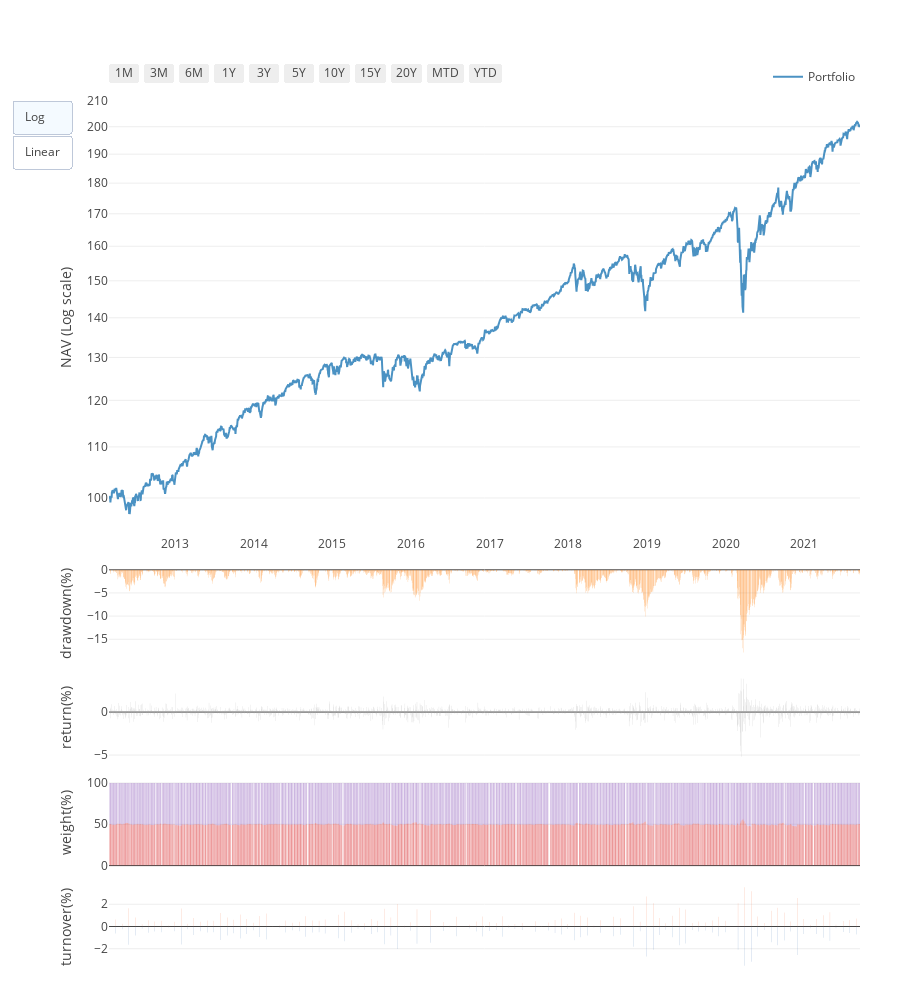
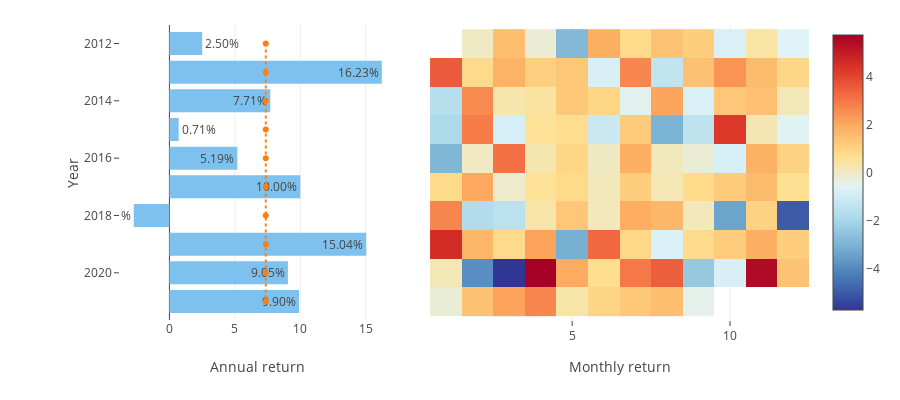

Write notebook code for charts like these, in order.
### Code cell
import FinanceDataReader as fdr
import pandas as pd
import snowball as sb

def getStockData(stcklist = ['360200', '304940']):
  stocks = stcklist

  data = pd.DataFrame()
  for stock in stocks:

    if data.empty:
      df1 = pd.DataFrame(fdr.DataReader(stock)['Close'])
      df1 = df1.reset_index()
      df1.set_index('Date', inplace=True)
      df1.columns = [stock]
      data = df1

    else:
      df2 = pd.DataFrame(fdr.DataReader(stock)['Close'])
      df2 = df2.reset_index()
      df2.set_index('Date', inplace=True)
      df2.columns = [stock]
      data = data.join(df2, on='Date', how='left')

  df_dop_row = data.dropna(axis=0)
  print(data.head())
  print('-- DROP none data --')
  print(df_dop_row.head())
  print(df_dop_row.tail())
  data = df_dop_row

  return data

def drawGraph(df):
  import itertools
  import numpy as np

  df['addone'] = df['return']+1
  monthly_income = df['addone'].to_list()
  result = np.cumprod(monthly_income)
  df['stocks'] = result
  df.head().to_csv('head.csv')
  df.tail().to_csv('tail.csv')

  import matplotlib.pyplot as plt
  df.plot(kind='line', y='stocks', color='red', figsize=(20, 5))
  plt.show()

def showInfo(bal64):
  df_stats = pd.DataFrame.from_dict(bal64.stats, orient='index', columns=['Portfolio'])
  df_stats_transposed = df_stats.T
  df_stats_transposed

def getBackTest(stock_weight={'360200':0.5, '304940':0.5}, pstart = None):

  stocklist = list(stock_weight)
  data = getStockData(stocklist) 

  bal64 = sb.backtest(prices=data, 
                      schedule='EOM', 
                      weight=stock_weight,
                      start = pstart)
                        
  bal64.report()

  drawGraph(bal64.returns)

# getBackTest({'360200':0.5, '304940':0.5})
# getBackTest({'219480':0.5, '133690':0.5}, pstart = "2020-08-31")
# getBackTest({'219480':0, '133690':1}, pstart = "2020-08-31")
# getBackTest({'360200':0, '304940':1}, pstart = "2020-08-31")
getBackTest({'SPY':0.5, '153130':0.5})

### Figure 1 — Plotly figure (JSON) as saved in the notebook; plotly's stock layout.template omitted (floating-point values rounded to 4 significant figures; data arrays with more than 128 entries replaced by an {"elided": "..."} marker saying what was removed)
{"data": [{"opacity": 0.8, "name": "Portfolio", "yaxis": "y", "y": {"elided": "2283 float values"}, "x": {"elided": "2283 str values"}, "type": "scatter"}, {"opacity": 0.8, "showlegend": false, "name": "drawdown", "yaxis": "y2", "y": {"elided": "2283 float values"}, "x": {"elided": "2283 str values"}, "type": "bar"}, {"opacity": 0.8, "showlegend": false, "name": "daily return", "yaxis": "y3", "y": {"elided": "2283 float values"}, "marker": {"color": "rgb(169,169,169)"}, "x": {"elided": "2283 str values"}, "type": "bar"}, {"opacity": 0.8, "showlegend": false, "name": "153130", "yaxis": "y4", "y": {"elided": "2283 float values"}, "x": {"elided": "2283 str values"}, "type": "bar"}, {"opacity": 0.8, "showlegend": false, "name": "SPY", "yaxis": "y4", "y": {"elided": "2283 float values"}, "x": {"elided": "2283 str values"}, "type": "bar"}, {"opacity": 0.8, "showlegend": false, "name": "Buy", "yaxis": "y5", "y": {"elided": "2283 float values"}, "marker": {"color": "rgb(244,109,67)"}, "x": {"elided": "2283 str values"}, "type": "bar"}, {"opacity": 0.8, "showlegend": false, "name": "Sell", "yaxis": "y5", "y": {"elided": "2283 float values"}, "marker": {"color": "rgb(69,117,180)"}, "x": {"elided": "2283 str values"}, "type": "bar"}], "layout": {"xaxis": {"showspikes": true, "rangeselector": {"buttons": [{"count": 1, "step": "month", "stepmode": "backward", "label": "1M"}, {"count": 3, "step": "month", "stepmode": "backward", "label": "3M"}, {"count": 6, "step": "month", "stepmode": "backward", "label": "6M"}, {"count": 1, "step": "year", "stepmode": "backward", "label": "1Y"}, {"count": 3, "step": "year", "stepmode": "backward", "label": "3Y"}, {"count": 5, "step": "year", "stepmode": "backward", "label": "5Y"}, {"count": 10, "step": "year", "stepmode": "backward", "label": "10Y"}, {"count": 15, "step": "year", "stepmode": "backward", "label": "15Y"}, {"count": 20, "step": "year", "stepmode": "backward", "label": "20Y"}, {"count": 1, "step": "month", "stepmode": "todate", "label": "MTD"}, {"count": 1, "step": "year", "stepmode": "todate", "label": "YTD"}]}, "type": "date", "autorange": true, "title": {"text": ""}}, "yaxis": {"domain": [0.5, 1], "type": "log", "autorange": true, "title": {"text": "NAV (Log scale)"}}, "updatemenus": [{"active": 0, "buttons": [{"args": [{}, {"yaxis": {"domain": [0.5, 1], "type": "log", "autorange": true, "title": "NAV (Log scale)"}}], "method": "update", "label": "Log"}, {"args": [{}, {"yaxis": {"domain": [0.5, 1], "autorange": true, "title": "NAV (Linear scale)"}}], "method": "update", "label": "Linear"}], "type": "buttons"}], "height": 1000, "barmode": "relative", "yaxis2": {"domain": [0.36, 0.46], "title": {"text": "drawdown(%)"}, "anchor": "x", "autorange": true}, "yaxis3": {"domain": [0.24, 0.34], "title": {"text": "return(%)"}, "anchor": "x", "autorange": true}, "yaxis4": {"domain": [0.12, 0.22], "title": {"text": "weight(%)"}, "anchor": "x", "autorange": true}, "yaxis5": {"domain": [0, 0.1], "title": {"text": "turnover(%)"}, "anchor": "x", "autorange": true}, "margin": {"r": 40, "b": 30}, "legend": {"y": 1.01, "x": 1, "xanchor": "right", "orientation": "h", "yanchor": "bottom"}}}

### Figure 2 — Plotly figure (JSON) as saved in the notebook; plotly's stock layout.template omitted (floating-point values rounded to 4 significant figures)
{"data": [{"orientation": "h", "text": ["2.50%", "16.23%", "7.71%", "0.71%", "5.19%", "10.00%", "-2.72%", "15.04%", "9.05%", "9.90%"], "y": [2012, 2013, 2014, 2015, 2016, 2017, 2018, 2019, 2020, 2021], "xaxis": "x", "hoverinfo": "text", "marker": {"color": "#7EC0EE"}, "x": [2.505, 16.23, 7.708, 0.7059, 5.192, 10.0, -2.724, 15.04, 9.054, 9.904], "type": "bar", "name": "Annual Return"}, {"name": "Average", "text": ["7.36%", "7.36%", "7.36%", "7.36%", "7.36%", "7.36%", "7.36%", "7.36%", "7.36%", "7.36%"], "xaxis": "x", "hoverinfo": "text", "y": [2012, 2013, 2014, 2015, 2016, 2017, 2018, 2019, 2020, 2021], "x": [7.362, 7.362, 7.362, 7.362, 7.362, 7.362, 7.362, 7.362, 7.362, 7.362], "line": {"dash": "dot"}, "type": "scatter"}, {"zmax": 5.732, "xaxis": "x2", "colorscale": [[0, "rgb(49,54,149)"], [0.1111, "rgb(69,117,180)"], [0.2222, "rgb(116,173,209)"], [0.3333, "rgb(171,217,233)"], [0.4444, "rgb(224,243,248)"], [0.5556, "rgb(254,224,144)"], [0.6667, "rgb(253,174,97)"], [0.7778, "rgb(244,109,67)"], [0.8889, "rgb(215,48,39)"], [1, "rgb(165,0,38)"]], "text": [["2012/01 , nan", "2012/02 , 0.0%", "2012/03 , 1.5%", "2012/04 , -0.2%", "2012/05 , -2.8%", "2012/06 , 1.9%", "2012/07 , 0.8%", "2012/08 , 1.4%", "2012/09 , 1.1%", "2012/10 , -0.8%", "2012/11 , 0.4%", "2012/12 , -0.6%"], ["2013/01 , 3.6%", "2013/02 , 0.8%", "2013/03 , 1.8%", "2013/04 , 1.1%", "2013/05 , 1.3%", "2013/06 , -0.8%", "2013/07 , 2.7%", "2013/08 , -1.4%", "2013/09 , 1.4%", "2013/10 , 2.4%", "2013/11 , 1.6%", "2013/12 , 0.9%"], ["2014/01 , -1.7%", "2014/02 , 2.6%", "2014/03 , 0.3%", "2014/04 , 0.5%", "2014/05 , 1.3%", "2014/06 , 0.9%", "2014/07 , -0.5%", "2014/08 , 2.1%", "2014/09 , -0.8%", "2014/10 , 1.3%", "2014/11 , 1.5%", "2014/12 , 0.2%"], ["2015/01 , -1.9%", "2015/02 , 2.9%", "2015/03 , -0.9%", "2015/04 , 0.6%", "2015/05 , 0.7%", "2015/06 , -1.2%", "2015/07 , 1.2%", "2015/08 , -3.0%", "2015/09 , -1.5%", "2015/10 , 4.3%", "2015/11 , 0.2%", "2015/12 , -0.6%"], ["2016/01 , -2.9%", "2016/02 , 0.0%", "2016/03 , 3.1%", "2016/04 , 0.3%", "2016/05 , 0.9%", "2016/06 , 0.0%", "2016/07 , 1.9%", "2016/08 , 0.1%", "2016/09 , -0.2%", "2016/10 , -0.8%", "2016/11 , 1.8%", "2016/12 , 1.0%"], ["2017/01 , 0.8%", "2017/02 , 2.0%", "2017/03 , -0.1%", "2017/04 , 0.6%", "2017/05 , 0.8%", "2017/06 , 0.1%", "2017/07 , 1.1%", "2017/08 , 0.2%", "2017/09 , 0.8%", "2017/10 , 1.2%", "2017/11 , 1.6%", "2017/12 , 0.6%"], ["2018/01 , 2.7%", "2018/02 , -1.7%", "2018/03 , -1.5%", "2018/04 , 0.3%", "2018/05 , 1.3%", "2018/06 , 0.1%", "2018/07 , 1.9%", "2018/08 , 1.7%", "2018/09 , 0.1%", "2018/10 , -3.4%", "2018/11 , 1.0%", "2018/12 , -5.0%"], ["2019/01 , 4.6%", "2019/02 , 1.7%", "2019/03 , 0.8%", "2019/04 , 2.1%", "2019/05 , -3.1%", "2019/06 , 3.3%", "2019/07 , 0.9%", "2019/08 , -0.8%", "2019/09 , 0.8%", "2019/10 , 1.1%", "2019/11 , 1.9%", "2019/12 , 1.1%"], ["2020/01 , 0.2%", "2020/02 , -3.9%", "2020/03 , -6.4%", "2020/04 , 6.9%", "2020/05 , 2.0%", "2020/06 , 0.7%", "2020/07 , 3.0%", "2020/08 , 3.5%", "2020/09 , -2.4%", "2020/10 , -0.9%", "2020/11 , 5.5%", "2020/12 , 1.4%"], ["2021/01 , -0.2%", "2021/02 , 1.4%", "2021/03 , 2.1%", "2021/04 , 2.7%", "2021/05 , 0.4%", "2021/06 , 0.9%", "2021/07 , 1.3%", "2021/08 , 1.5%", "2021/09 , -0.5%", "2021/10 , nan", "2021/11 , nan", "2021/12 , nan"]], "zmin": -5.732, "showscale": true, "hoverinfo": "text", "y": [2012, 2013, 2014, 2015, 2016, 2017, 2018, 2019, 2020, 2021], "x": [1, 2, 3, 4, 5, 6, 7, 8, 9, 10, 11, 12], "z": [[null, 0, 1.508, -0.1865, -2.846, 1.886, 0.7721, 1.373, 1.097, -0.7903, 0.3963, -0.6413], [3.568, 0.7621, 1.771, 1.065, 1.286, -0.8323, 2.687, -1.388, 1.432, 2.429, 1.574, 0.8847], [-1.654, 2.615, 0.2924, 0.4616, 1.251, 0.8982, -0.5161, 2.069, -0.7968, 1.293, 1.457, 0.1603], [-1.853, 2.874, -0.8713, 0.5608, 0.7044, -1.171, 1.202, -2.996, -1.454, 4.3, 0.2099, -0.5751], [-2.899, 0.03106, 3.147, 0.2547, 0.8952, 0.006137, 1.881, 0.09449, -0.2014, -0.8426, 1.847, 0.9873], [0.7787, 2.027, -0.09739, 0.5512, 0.7656, 0.1216, 1.09, 0.1928, 0.8005, 1.173, 1.58, 0.6093], [2.704, -1.745, -1.512, 0.3384, 1.287, 0.1223, 1.919, 1.678, 0.1204, -3.386, 0.9941, -4.984], [4.556, 1.681, 0.7566, 2.115, -3.102, 3.3, 0.8625, -0.7556, 0.7534, 1.145, 1.854, 1.129], [0.1799, -3.899, -6.413, 6.95, 1.963, 0.6735, 2.971, 3.495, -2.408, -0.8502, 5.451, 1.388], [-0.224, 1.415, 2.121, 2.67, 0.3502, 0.9109, 1.257, 1.493, -0.4569, null, null, null]], "type": "heatmap", "zauto": false}], "layout": {"autosize": true, "xaxis2": {"domain": [0.45, 1], "title": {"text": "Monthly return"}}, "xaxis": {"domain": [0, 0.4], "title": {"text": "Annual return"}}, "yaxis": {"autorange": "reversed", "title": {"text": "Year"}}, "showlegend": false, "height": 400, "hovermode": "closest", "margin": {"l": 120, "t": 25}}}
